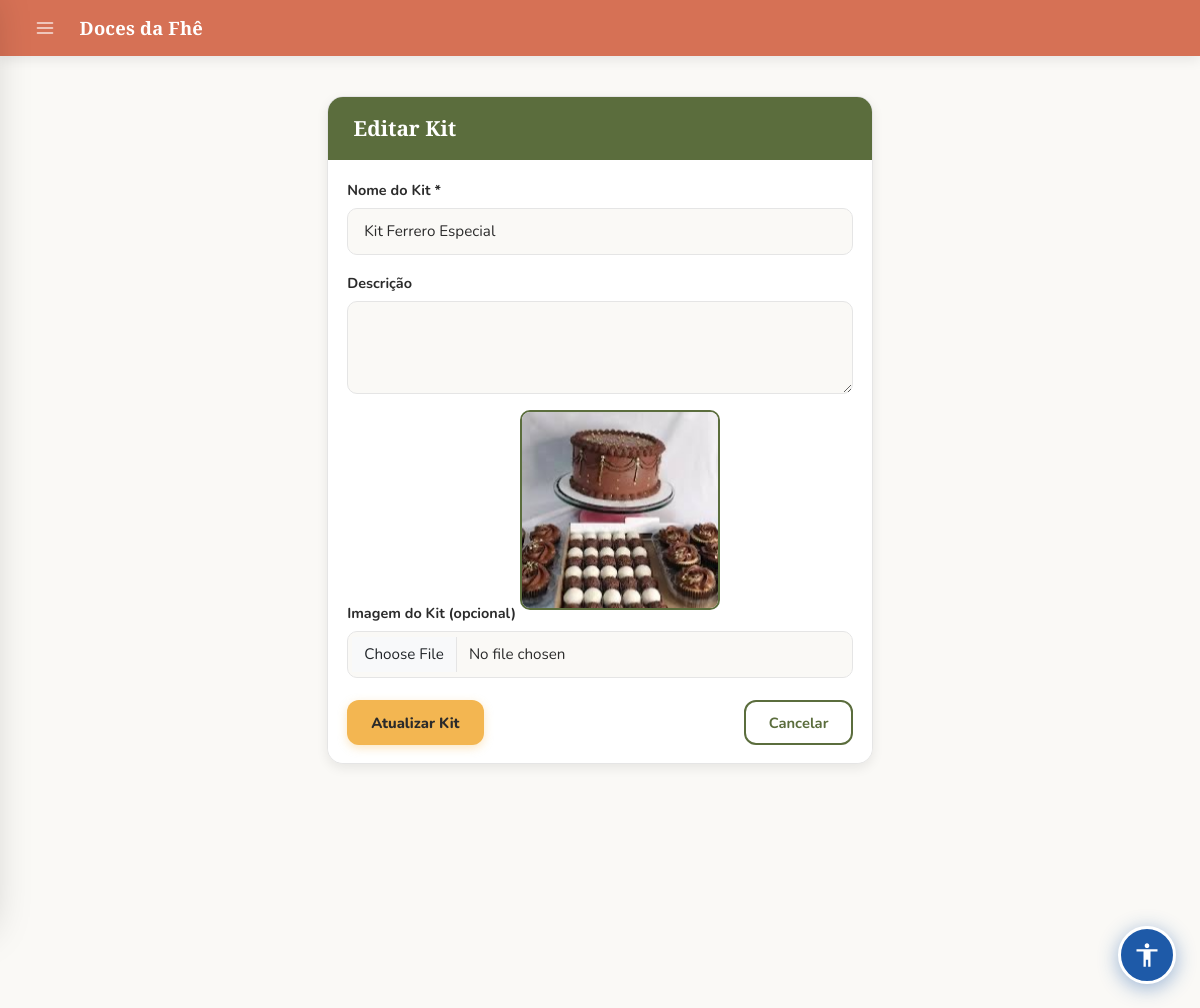
Page /kits/5/edit (signed in) on the committed database.
### models.py (models this page shows, shortened)
class SiteConfig(db.Model):
    __tablename__ = "site_config"
    id               = db.Column(db.Integer, primary_key=True)
    color_primary    = db.Column(db.String(20), default='#5B6D3D')
    color_secondary  = db.Column(db.String(20), default='#D67155')
    color_accent     = db.Column(db.String(20), default='#F3B651')
    color_dark       = db.Column(db.String(20), default='#932E50')
    color_bg         = db.Column(db.String(20), default='#FAF9F6')
    color_text       = db.Column(db.String(20), default='#2B2B2B')
    color_text_light = db.Column(db.String(20), default='#6B6B6B')
    auth_bg_color1   = db.Column(db.String(20), default='#e8eed8')
    auth_bg_color2   = db.Column(db.String(20), default='#8fa05a')
    font_title   = db.Column(db.String(100), default='Playfair Display')
    font_body    = db.Column(db.String(100), default='Nunito')
    font_size    = db.Column(db.String(10), default='16')
    title_weight = db.Column(db.String(10), default='700')
    body_weight  = db.Column(db.String(10), default='400')
    layout_mode   = db.Column(db.String(20), default='spacious')
    layout_width  = db.Column(db.String(20), default='centered')
    card_columns  = db.Column(db.Integer,    default=3)
    card_gap      = db.Column(db.Integer,    default=20)
    show_carousel = db.Column(db.Boolean,    default=True)
    btn_radius  = db.Column(db.String(10), default='12px')
    card_shadow = db.Column(db.String(10), default='medium')
    navbar_fixed = db.Column(db.Boolean, default=True)
    anim_enabled     = db.Column(db.Boolean, default=True)
    anim_intensity   = db.Column(db.String(10), default='medium')
    anim_duration    = db.Column(db.Integer,    default=220)
    anim_hover_style = db.Column(db.String(20), default='lift')
    site_name   = db.Column(db.String(100), default='Doces da Fhê')
    logo_url    = db.Column(db.String(255), nullable=True)
    logo_height     = db.Column(db.Integer, default=100)
    logo_fit        = db.Column(db.String(20), default='contain')
    carousel_height = db.Column(db.Integer, default=340)
    card_img_height = db.Column(db.Integer, default=200)
    card_radius     = db.Column(db.String(10), default='16px')
    flash_success   = db.Column(db.String(20), default='#ffffff')
    flash_error     = db.Column(db.String(20), default='#f8d7da')
    flash_info      = db.Column(db.String(20), default='#ffffff')
    new_badge_days  = db.Column(db.Integer, default=7)
    new_badge_ativo = db.Column(db.Boolean, default=True)
    blog_primary    = db.Column(db.String(20), default='#5B6D3D')
    blog_accent     = db.Column(db.String(20), default='#932E50')
    blog_bg         = db.Column(db.String(20), default='#f8fafc')
    blog_card_bg    = db.Column(db.String(20), default='#ffffff')
    blog_text       = db.Column(db.String(20), default='#1e293b')
    agenda_dias_arquivar = db.Column(db.Integer, default=30)
    updated_at      = db.Column(db.DateTime, default=datetime.utcnow, onupdate=datetime.utcnow)

class Kit(db.Model):
    __tablename__ = 'kits'
    id = db.Column(db.Integer, primary_key=True)
    name = db.Column(db.String(200), nullable=False)
    description = db.Column(db.Text, nullable=True)
    created_by = db.Column(
        db.Integer, db.ForeignKey('users.id'), nullable=False)
    is_admin_kit = db.Column(db.Boolean, default=False)   # True = admin kit
    ativo = db.Column(db.Boolean, default=True, nullable=False)
    created_at = db.Column(db.DateTime, default=datetime.utcnow)
    updated_at = db.Column(
        db.DateTime, default=datetime.utcnow, onupdate=datetime.utcnow)
    image_url      = db.Column(db.String(500), nullable=True)
    estoque        = db.Column(db.Integer, default=0, nullable=False)
    estoque_minimo = db.Column(db.Integer, default=5, nullable=False)
    products = db.relationship(
        'KitProduct', backref='kit', cascade='all, delete-orphan')
    creator = db.relationship('User', backref='kits')

### app.py (the view, shortened to what this page needs)
@app.route('/kits/<int:kit_id>/edit', methods=['GET', 'POST'])
@login_required
def edit_kit(kit_id):
    kit = Kit.query.get_or_404(kit_id)
    if not user_can_edit_kit(kit):
        flash("Você não tem permissão para editar este kit.", 'error')
        return redirect(url_for('list_kits'))
    return render_template('kits/edit.html', kit=kit)

### app.py (called while the page is built)
@login_manager.user_loader
def load_user(user_id):
    return User.query.get(int(user_id))

def user_can_edit_kit(kit):
    if current_user.is_admin:
        return True
    return (not kit.is_admin_kit) and (kit.created_by == current_user.id)

@app.context_processor
def inject_globals():
    if current_user.is_authenticated:
        total_itens = db.session.query(
            db.func.sum(CarrinhoItem.quantidade)
        ).filter_by(user_id=current_user.id).scalar() or 0
    else:
        total_itens = 0
    site_config = SiteConfig.query.first()
    return dict(carrinho_total=total_itens, site_config=site_config)

### templates/kits/edit.html (shortened to what this page needs)
{% extends "admin/base.html" %}
{% block styles %}
<link rel="stylesheet" href="{{ url_for('static', filename='admin.css') }}">
{% endblock %}
{% block content %}
<div class="container mt-4">
  <div class="row justify-content-center">
    <div class="col-md-8 col-lg-6">
      <div class="card shadow-sm">
        <div class="card-header bg-primary text-white">
          <h3 class="mb-0">Editar Kit</h3>
        </div>
        <div class="card-body">
          <form method="POST" enctype="multipart/form-data">
            <div class="mb-3">
              <label for="name" class="form-label">Nome do Kit *</label>
              <input type="text" class="form-control" id="name" name="name"
                     value="{{ kit.name }}" required>
            </div>
            <div class="mb-3">
              <label for="description" class="form-label">Descrição</label>
              <textarea class="form-control" id="description" name="description"
                        rows="3">{{ kit.description }}</textarea>
            </div>
            <div class="mb-3">
              <label for="arquivo" class="form-label">Imagem do Kit (opcional)</label>
              {% if kit.image_url %}
              <div id="imgBoxKit" class="img-crop-box"
                   style="width:200px; height:200px; border:2px solid var(--color-primary, #5B6D3D); margin-bottom:.5rem;"
                   onclick="abrirCropperImg('{{ url_for('static', filename=kit.image_url) }}', 'imgB64Kit', 'imgBoxKit')">
                <img src="{{ url_for('static', filename=kit.image_url) }}" alt="Imagem atual" style="width:100%;height:100%;object-fit:cover;">
              </div>
              {% endif %}
              <input type="file" class="form-control" id="arquivo" name="arquivo"
                     accept="image/*" onchange="adminOpenCropper(this, 'previewImg', 'previewWrap')">
            </div>
            <div class="d-flex justify-content-between gap-2">
              <button type="submit" class="btn-primary">Atualizar Kit</button>
              <a href="{{ url_for('list_kits') }}" class="btn-secondary">Cancelar</a>
            </div>
          </form>
        </div>
      </div>
    </div>
  </div>
</div>
{% endblock %}

### templates/admin/base.html (shortened to what this page needs)
<!DOCTYPE html>
<html>
<head>
  <link href="https://cdn.jsdelivr.net/npm/bootstrap@5.3.0/dist/css/bootstrap.min.css" rel="stylesheet">
  <link rel="stylesheet" href="https://cdnjs.cloudflare.com/ajax/libs/cropperjs/1.6.1/cropper.min.css">
  {% block styles %}{% endblock %}
  <link rel="stylesheet" href="{{ url_for('dynamic_styles') }}">
  {% if not request.path.startswith('/admin') and request.path not in ['/login', '/signup', '/logout', '/forgot-password', '/change-password'] and not request.path.startswith('/reset-password') %}
  <link rel="stylesheet" href="{{ url_for('static', filename='accessibility.css') }}">
  {% endif %}
</head>
<body>
{% if current_user.is_authenticated and current_user.is_admin %}
<div class="topbar">
  <button class="topbar-menu-btn" id="drawerToggle" aria-label="Menu">
    <svg xmlns="http://www.w3.org/2000/svg" width="20" height="20" viewBox="0 0 24 24" fill="none"
         stroke="currentColor" stroke-width="2" stroke-linecap="round" stroke-linejoin="round">
      <line x1="3" y1="6"  x2="21" y2="6"/>
      <line x1="3" y1="12" x2="21" y2="12"/>
      <line x1="3" y1="18" x2="21" y2="18"/>
    </svg>
  </button>
  <span class="topbar-brand">{{ site_config.site_name if site_config else 'Doces da Fhê' }}</span>
</div>
{% endif %}
<div class="acc-content-wrap">
<main id="acc-main-content">
{% block content %}
{% endblock %}
</main>
</div>
{% if not request.path.startswith('/admin') and request.path not in ['/login', '/signup', '/logout', '/forgot-password', '/change-password'] and not request.path.startswith('/reset-password') %}
<label for="acc-open" class="acc-fab" role="button" aria-label="Abrir painel de acessibilidade" title="Acessibilidade">
  <svg xmlns="http://www.w3.org/2000/svg" width="28" height="28" viewBox="0 0 24 24" fill="currentColor">
    <path d="M12 2c1.1 0 2 .9 2 2s-.9 2-2 2-2-.9-2-2 .9-2 2-2zm9 7h-6v13h-2v-6h-2v6H9V9H3V7h18v2z"/>
  </svg>
</label>
{% endif %}
</body>
</html>

### static/admin.css (style rules this page uses)
:root { --color-primary: #5B6D3D; --color-secondary: #D67155; --color-accent: #F3B651; --color-dark: #932E50; --color-bg: #FAF9F6; --color-white: #FFFFFF; --color-text: #2B2B2B; --color-text-light: #6B6B6B; --color-border: #E5E5E5; --color-hover-primary: #4a5932; --color-hover-accent: #d9a13f; --color-hover-secondary: #b85a42; --shadow-sm: 0 2px 6px rgba(0,0,0,.05); --shadow-md: 0 4px 12px rgba(0,0,0,.08); --shadow-lg: 0 8px 20px rgba(0,0,0,.12); --radius-sm: 6px; --radius-md: 10px; --radius-lg: 16px; }
html body { background: var(--color-bg) !important; font-family: 'Nunito', sans-serif !important; margin: 0 !important; padding: 0 !important; }
html body h3 { font-family: 'Playfair Display', serif !important; font-size: 1.3rem !important; color: var(--color-primary) !important; }
html body .btn-primary, html body a.btn-primary, html body button.btn-primary { background-color: var(--color-accent) !important; border: none !important; color: var(--color-text) !important; border-radius: 12px !important; padding: .6rem 1.5rem !important; font-family: 'Nunito', sans-serif !important; font-weight: 800 !important; font-size: .92rem !important; text-decoration: none !important; transition: background .2s, transform .15s, box-shadow .2s !important; cursor: pointer !important; box-shadow: 0 3px 10px rgba(243,182,81,.35) !important; display: inline-block !important; }
html body .btn-secondary, html body a.btn-secondary, html body button.btn-secondary { background-color: transparent !important; border: 2px solid var(--color-primary) !important; color: var(--color-primary) !important; border-radius: 12px !important; padding: .58rem 1.4rem !important; font-family: 'Nunito', sans-serif !important; font-weight: 700 !important; font-size: .92rem !important; text-decoration: none !important; transition: background .2s, transform .15s !important; cursor: pointer !important; box-shadow: none !important; display: inline-block !important; }
html body .card { background: var(--color-white) !important; border: 1.5px solid var(--color-border) !important; border-radius: var(--radius-lg) !important; box-shadow: var(--shadow-md) !important; overflow: hidden !important; transition: transform .2s, box-shadow .2s !important; }
html body .card img:not(.kit-thumb) { width: 100% !important; height: 200px !important; object-fit: cover !important; max-width: unset !important; max-height: 200px !important; display: block !important; }
.img-crop-box { position: relative; display: inline-block; cursor: pointer; border-radius: 10px; overflow: hidden; }
html body .card .card-body { padding: 1.1rem 1.2rem !important; background: var(--color-white) !important; }
html body .container { padding-top: 1rem !important; padding-bottom: 3rem !important; }
html body .card-header, html body .card-header.bg-primary { background: var(--color-primary) !important; border-bottom: none !important; padding: 1.2rem 1.6rem !important; border-radius: 0 !important; }
html body .card-header h3, html body .card-header .mb-0 { font-family: 'Playfair Display', serif !important; font-size: 1.3rem !important; color: var(--color-white) !important; margin: 0 !important; }
html body .form-label { font-weight: 700 !important; font-size: .9rem !important; color: var(--color-text) !important; margin-bottom: .4rem !important; }
html body .form-control { border: 1.5px solid var(--color-border) !important; border-radius: var(--radius-md) !important; font-family: 'Nunito', sans-serif !important; font-size: .95rem !important; color: var(--color-text) !important; background: var(--color-bg) !important; padding: .7rem 1rem !important; box-shadow: none !important; transition: border-color .2s, box-shadow .2s !important; }
html body .form-control::placeholder { color: var(--color-text-light) !important; opacity: .7 !important; }
html body .d-flex.justify-content-between { margin-top: 1.4rem !important; }

### static/accessibility.css (style rules this page uses)
:root { --acc-blue: #1E5AA8; --acc-blue-dark: #154080; --acc-blue-light: #dbeafe; }
.acc-fab { position: fixed; bottom: 24px; right: 24px; width: 58px; height: 58px; border-radius: 50%; background: var(--acc-blue); color: #fff; border: 3px solid #fff; cursor: pointer; z-index: 99990; box-shadow: 0 4px 20px rgba(30,90,168,.45); display: flex; align-items: center; justify-content: center; transition: transform .2s, background .2s, box-shadow .2s; user-select: none; }
.acc-content-wrap { min-height: 100vh; }

### rows in the picture
SiteConfig: site_name "Doces da Fhê"
Kit: name "Kit Ferrero Especial", image_url (picture)
